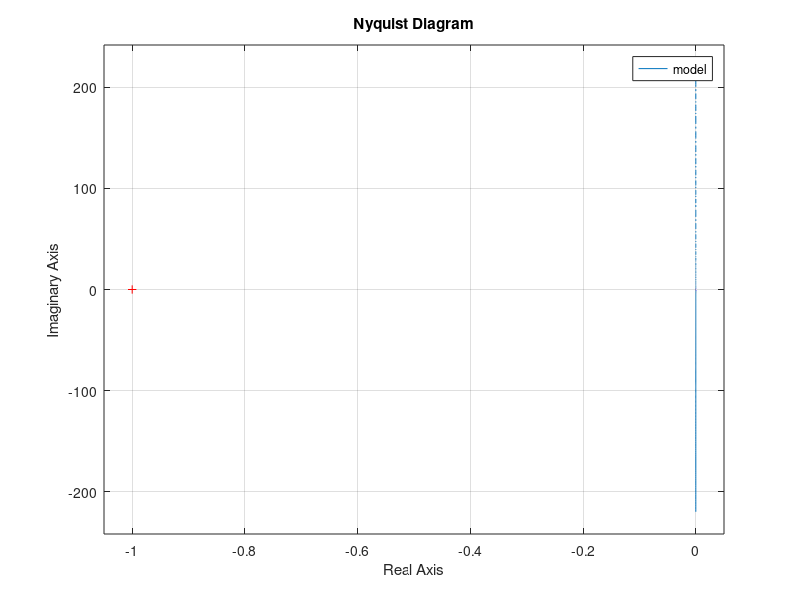
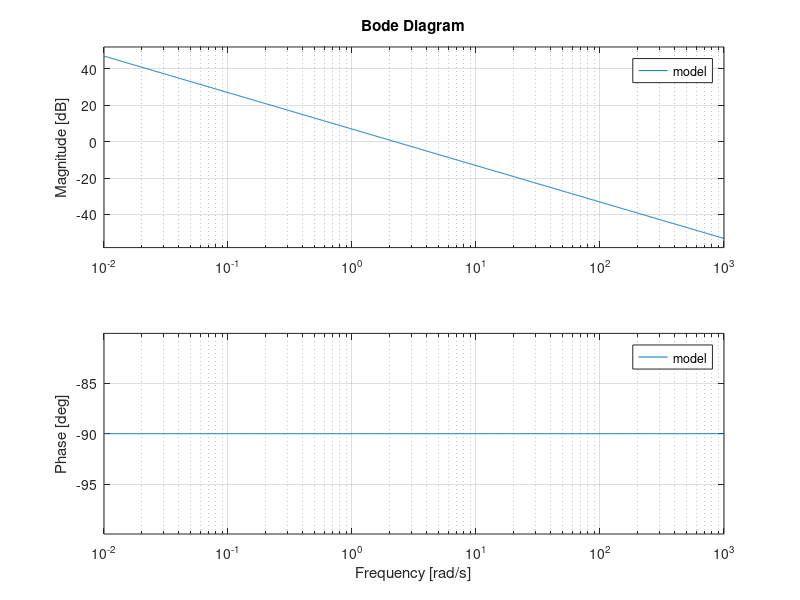
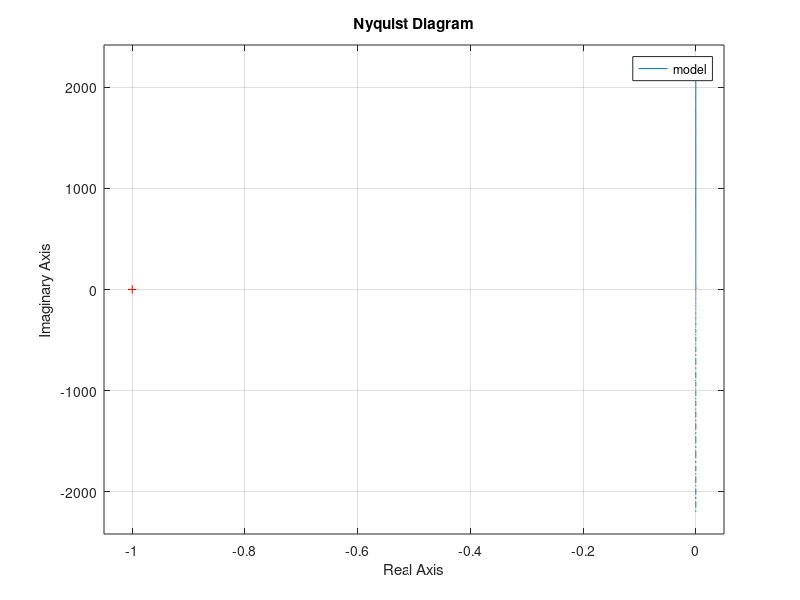
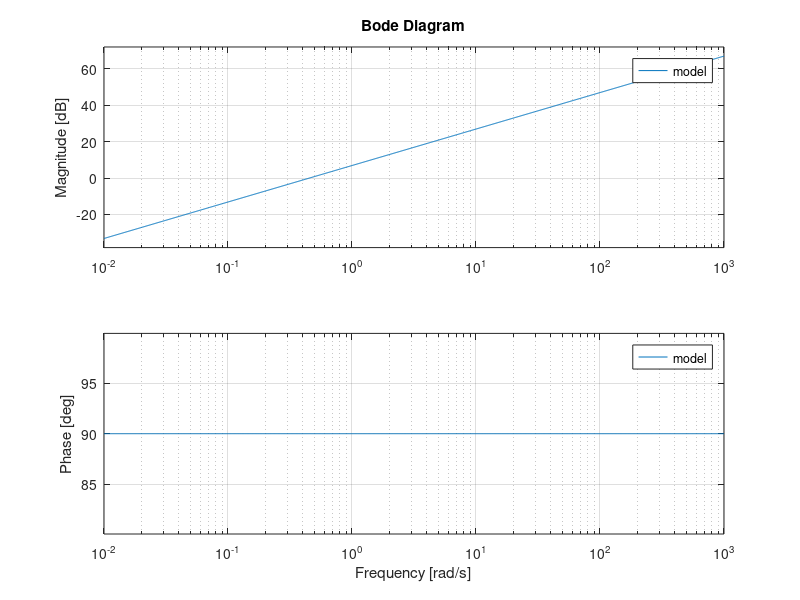

Reproduce these figures in MATLAB, in order.
K = 2.2;
T = 0.2;
T1 = 0.4;
T2 = 0.3;
T1ap = 0.8;
s = tf('s');

W1 = K/s;
W2 = K*s;
W3 = tf(K);
W4 = K/(T*s + 1);
W5 = K/(T2^2*s^2 + T1ap*s + 1);
W6 = K/(T2^2*s^2 + T1*s + 1);
W7 = K/(T*s^2 + 1);
W8 = K/(s*(T*s + 1));
W9 = K*s/(T*s + 1);
W10 = K*(T*s + 1);
W11 = K*(T*s + 1)/s;

names = {'Интегрирующее', 'Дифференцирующее', 'Усилительное', ...
    'Апериодическое 1-го порядка', 'Апериодическое 2-го порядка', ...
    'Колебательное', 'Консервативное', 'Инерционное интегрирующее', ...
    'Реальное дифференцирующее', 'Форсирующее 1-го порядка', 'Изодромное'};
headings = {'АФЧХ', 'ЛАЧХ и ЛФЧХ', ...
    'Сравнение K', 'Сравнение K и постоянных времени'};
windowStyle = 'normal';

minFreq = 0.01;
maxFreq = 1000;
w = {minFreq, maxFreq};

W = {W1, W2, W3, W4, W5, W6, W7, W8, W9, W10, W11};

pole = 1/sqrt(T);
gap = 0.001;
beforePole = {minFreq, pole - gap};
afterPole = {pole + gap, maxFreq};
ranges7 = {beforePole, afterPole};
parts7 = {'до полюса', 'после полюса'};

for n = [1:6 8:11]
    model = W{n};
    name = names{n};

    figure('Name', [headings{1} ' - ' name], 'WindowStyle', windowStyle)
    if n == 3
        nyquist(model, 'o', w)
    else
        nyquist(model, w)
    end
    grid on

    figure('Name', [headings{2} ' - ' name], 'WindowStyle', windowStyle)
    bode(model, w)
    grid on
end

for part = 1:2
    name = [names{7} ' ' parts7{part}];
    frequencies = ranges7{part};

    figure('Name', [headings{1} ' - ' name], 'WindowStyle', windowStyle)
    nyquist(W7, frequencies)
    grid on

    figure('Name', [headings{2} ' - ' name], 'WindowStyle', windowStyle)
    bode(W7, frequencies)
    grid on
end

Knew = 4.4;
Tnew = 0.4;
gain = Knew/K;
labelK = ['K = ' num2str(Knew)];
labelT = ['T = ' num2str(Tnew)];

W4new = K/(Tnew*s + 1);
W5new = K/(T2^2*s^2 + 1.2*s + 1);
W6new = K/(T2^2*s^2 + 0.55*s + 1);
W7new = K/(Tnew*s^2 + 1);
W8new = K/(s*(Tnew*s + 1));
W9new = K*s/(Tnew*s + 1);
W10new = K*(Tnew*s + 1);
W11new = K*(Tnew*s + 1)/s;
W5t2 = K/(0.36^2*s^2 + T1ap*s + 1);
W6t2 = K/(0.45^2*s^2 + T1*s + 1);

Wnew = {[], [], [], W4new, W5new, W6new, W7new, W8new, W9new, W10new, W11new};

newPole = 1/sqrt(Tnew);
beforeBoth = {minFreq, newPole - gap};
betweenPoles = {newPole + gap, pole - gap};
afterBoth = {pole + gap, maxFreq};
ranges7new = {beforeBoth, betweenPoles, afterBoth};
parts7new = {'до обоих полюсов', 'между полюсами', 'после обоих полюсов'};

for n = 1:3
    model = W{n};
    figure('Name', [headings{3} ' - ' names{n}], 'WindowStyle', windowStyle)
    bode(model, gain*model, w)
    grid on
    legend('Исходное звено', labelK)
end

for n = [4 8:11]
    model = W{n};
    figure('Name', [headings{4} ' - ' names{n}], 'WindowStyle', windowStyle)
    bode(model, gain*model, Wnew{n}, w)
    grid on
    legend('Исходное звено', labelK, labelT)
end

figure('Name', [headings{4} ' - ' names{5}], 'WindowStyle', windowStyle)
bode(W5, gain*W5, W5new, W5t2, w)
grid on
legend('Исходное звено', labelK, 'T1 = 1.2', 'T2 = 0.36')

figure('Name', [headings{4} ' - ' names{6}], 'WindowStyle', windowStyle)
bode(W6, gain*W6, W6new, W6t2, w)
grid on
legend('Исходное звено', labelK, 'T1 = 0.55', 'T2 = 0.45')

for part = 1:3
    name = [names{7} ' ' parts7new{part}];
    frequencies = ranges7new{part};

    figure('Name', [headings{4} ' - ' name], 'WindowStyle', windowStyle)
    bode(W7, gain*W7, W7new, frequencies)
    grid on
    legend('Исходное звено', labelK, labelT)
end
